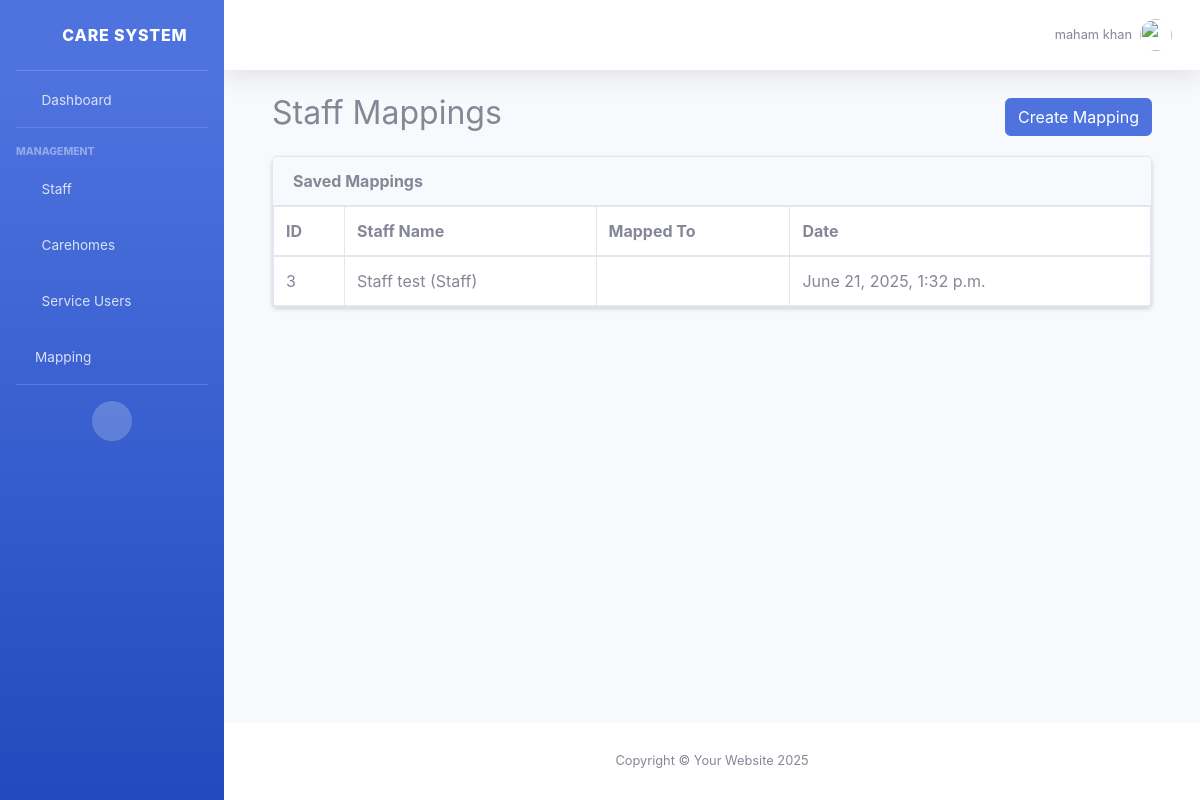
The app's page /dashboard/staff-mapping/ (signed in) with its own data.
### core/models.py (models this page shows, shortened)
class CustomUser(AbstractBaseUser, PermissionsMixin):
    STAFF = 'staff'
    TEAM_LEAD = 'team_lead'
    Manager = 'manager'
    ROLE_CHOICES = [
        (Manager, 'Manager'),
        (STAFF, 'Staff'),
        (TEAM_LEAD, 'Team Lead'),
    ]
    image = models.ImageField(upload_to='staff/', blank=True, null=True)
    phone = models.CharField(max_length=20, blank=True, null=True)
    address = models.TextField(blank=True, null=True)
    additional_info = models.TextField(blank=True, null=True)
    role = models.CharField(max_length=20, choices=ROLE_CHOICES, default=STAFF)
    carehome = models.ForeignKey('CareHome', on_delete=models.SET_NULL, null=True, blank=True)
    last_active = models.DateTimeField(null=True, blank=True)
    email = models.EmailField(unique=True)
    first_name = models.CharField(max_length=30, blank=True)
    last_name = models.CharField(max_length=150, blank=True)
    is_staff = models.BooleanField(default=False)
    is_active = models.BooleanField(default=True)
    date_joined = models.DateTimeField(default=timezone.now)
    USERNAME_FIELD = 'email'
    REQUIRED_FIELDS = ['first_name', 'last_name']
    objects = CustomUserManager()
    def __str__(self):
        return f"{self.get_full_name()} ({self.get_role_display() if self.role else 'User'})"
    def get_full_name(self):
        full_name = f"{self.first_name} {self.last_name}".strip()
        return full_name if full_name else self.email
    class Meta:
        verbose_name = 'User'
        verbose_name_plural = 'Users'

class Mapping(models.Model):
    staff = models.ForeignKey(CustomUser, on_delete=models.CASCADE, limit_choices_to={'role': 'staff'})
    carehomes = models.ManyToManyField(CareHome)
    service_users = models.ManyToManyField(ServiceUser)
    created_at = models.DateTimeField(auto_now_add=True)

### core/views.py (the view)
# urls.py: path('dashboard/staff-mapping/', views.staff_mapping_view, name='staff_mapping'),
def staff_mapping_view(request):
    mappings = Mapping.objects.all()
    form = MappingForm()
    if request.method == "POST":
        form = MappingForm(request.POST)
        if form.is_valid():
            form.save()
            return redirect('staff-mapping')  # replace with your URL name
    context = {
        'form': form,
        'mappings': mappings,
        'show_form': request.method == "POST" or 'show_form' in request.GET
    }
    return render(request, 'core/staff_mapping.html', context)

### core/core/templates/core/staff_mapping.html (shortened to what this page needs)
{% extends 'core/base.html' %}
{% block content %}
<div class="container mt-4">
    <div class="d-flex justify-content-between align-items-center mb-3">
        <h2>Staff Mappings</h2>
        {% if not show_form %}
            <a href="?show_form=true" class="btn btn-primary">Create Mapping</a>
        {% endif %}
    </div>
    {% if mappings %}
    <div class="card shadow-sm">
        <div class="card-header">
            <strong>Saved Mappings</strong>
        </div>
        <div class="card-body p-0">
            <table class="table table-bordered mb-0">
                <thead>
                    <tr>
                        <th>ID</th>
                        <th>Staff Name</th>
                        <th>Mapped To</th>
                        <th>Date</th>
                    </tr>
                </thead>
                <tbody>
                    {% for mapping in mappings %}
                    <tr>
                        <td>{{ mapping.id }}</td>
                        <td>{{ mapping.staff }}</td>
                        <td>{{ mapping.assigned_to }}</td>
                        <td>{{ mapping.created_at }}</td>
                    </tr>
                    {% endfor %}
                </tbody>
            </table>
        </div>
    </div>
    {% else %}
        <div class="alert alert-info mt-4">No mapping found.</div>
    {% endif %}
</div>
{% endblock %}

### core/core/templates/core/topbar.html (shortened to what this page needs)
{% load static %}
<nav class="navbar navbar-expand navbar-light bg-white topbar mb-4 static-top shadow">
    <ul class="navbar-nav ml-auto">
        <li class="nav-item dropdown no-arrow">
            <a class="nav-link dropdown-toggle" href="#" id="userDropdown" role="button"
                data-toggle="dropdown" aria-haspopup="true" aria-expanded="false">
                <span class="mr-2 d-none d-lg-inline text-gray-600 small">
                    {{ request.user.get_full_name|default:request.user.email }}
                </span>
                {% if request.user.profile_picture %}
                <img class="img-profile rounded-circle" src="{{ request.user.profile_picture.url }}">
                {% else %}
                <img class="img-profile rounded-circle" src="{% static 'img/undraw_profile.svg' %}">
                {% endif %}
            </a>
        </li>
    </ul>
</nav>

### records on screen
CustomUser: user.get_full_name "maham khan"
Mapping: id "3", staff "Staff test (Staff)", created_at "June 21, 2025, 1:32 p.m."
